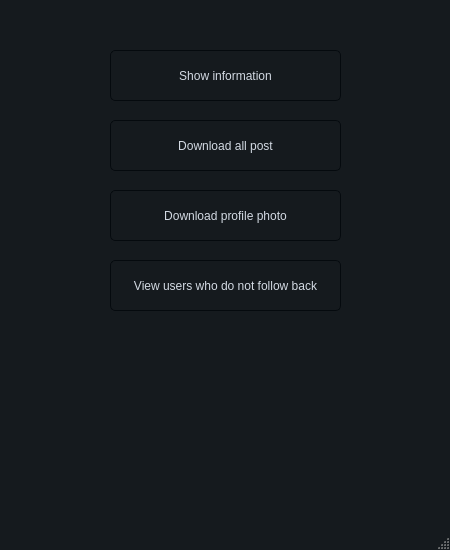
<?xml version="1.0" encoding="UTF-8"?>
<ui version="4.0">
 <class>MainWindow</class>
 <widget class="QMainWindow" name="MainWindow">
  <property name="geometry">
   <rect>
    <x>0</x>
    <y>0</y>
    <width>450</width>
    <height>550</height>
   </rect>
  </property>
  <property name="minimumSize">
   <size>
    <width>450</width>
    <height>550</height>
   </size>
  </property>
  <property name="maximumSize">
   <size>
    <width>450</width>
    <height>550</height>
   </size>
  </property>
  <property name="windowTitle">
   <string>MainWindow</string>
  </property>
  <property name="styleSheet">
   <string notr="true">/*
ManjaroMix Style Sheet for QT Applications
Author: Jaime A. Quiroga P.
Company: GTRONICK
Last updated: 25/02/2020, 15:42.
Available at: https://github.com/GTRONICK/QSS/blob/master/ManjaroMix.qss
*/
QMainWindow {
	background-color:#151a1e;
}
QCalendar {
	background-color: #151a1e;
}
QTextEdit {
	border-width: 1px;
	border-style: solid;
	border-color: #4fa08b;
	background-color: #222b2e;
	color: #d3dae3;
}
QPlainTextEdit {
	border-width: 1px;
	border-style: solid;
	border-color: #4fa08b;
	background-color: #222b2e;
	color: #d3dae3;
}
QToolButton {
	border-style: solid;
	border-top-color: qlineargradient(spread:pad, x1:0.5, y1:1, x2:0.5, y2:0, stop:0 rgb(215, 215, 215), stop:1 rgb(222, 222, 222));
	border-right-color: qlineargradient(spread:pad, x1:0, y1:0.5, x2:1, y2:0.5, stop:0 rgb(217, 217, 217), stop:1 rgb(227, 227, 227));
	border-left-color: qlineargradient(spread:pad, x1:0, y1:0.5, x2:1, y2:0.5, stop:0 rgb(227, 227, 227), stop:1 rgb(217, 217, 217));
	border-bottom-color: qlineargradient(spread:pad, x1:0.5, y1:1, x2:0.5, y2:0, stop:0 rgb(215, 215, 215), stop:1 rgb(222, 222, 222));
	border-width: 1px;
	border-radius: 5px;
	color: #d3dae3;
	padding: 2px;
	background-color: rgb(255,255,255);
}
QToolButton:hover{
	border-style: solid;
	border-top-color: qlineargradient(spread:pad, x1:0.5, y1:1, x2:0.5, y2:0, stop:0 rgb(195, 195, 195), stop:1 rgb(222, 222, 222));
	border-right-color: qlineargradient(spread:pad, x1:0, y1:0.5, x2:1, y2:0.5, stop:0 rgb(197, 197, 197), stop:1 rgb(227, 227, 227));
	border-left-color: qlineargradient(spread:pad, x1:0, y1:0.5, x2:1, y2:0.5, stop:0 rgb(227, 227, 227), stop:1 rgb(197, 197, 197));
	border-bottom-color: qlineargradient(spread:pad, x1:0.5, y1:1, x2:0.5, y2:0, stop:0 rgb(195, 195, 195), stop:1 rgb(222, 222, 222));
	border-width: 1px;
	border-radius: 5px;
	color: rgb(0,0,0);
	padding: 2px;
	background-color: rgb(255,255,255);
}
QToolButton:pressed{
	border-style: solid;
	border-top-color: qlineargradient(spread:pad, x1:0.5, y1:1, x2:0.5, y2:0, stop:0 rgb(215, 215, 215), stop:1 rgb(222, 222, 222));
	border-right-color: qlineargradient(spread:pad, x1:0, y1:0.5, x2:1, y2:0.5, stop:0 rgb(217, 217, 217), stop:1 rgb(227, 227, 227));
	border-left-color: qlineargradient(spread:pad, x1:0, y1:0.5, x2:1, y2:0.5, stop:0 rgb(227, 227, 227), stop:1 rgb(217, 217, 217));
	border-bottom-color: qlineargradient(spread:pad, x1:0.5, y1:1, x2:0.5, y2:0, stop:0 rgb(215, 215, 215), stop:1 rgb(222, 222, 222));
	border-width: 1px;
	border-radius: 5px;
	color: rgb(0,0,0);
	padding: 2px;
	background-color: rgb(142,142,142);
}
QPushButton{
	border-style: solid;
	border-color: #050a0e;
	border-width: 1px;
	border-radius: 5px;
	color: #d3dae3;
	padding: 2px;
	background-color: #151a1e;
}
QPushButton::default{
	border-style: solid;
	border-color: #050a0e;
	border-width: 1px;
	border-radius: 5px;
	color: #FFFFFF;
	padding: 2px;
	background-color: #151a1e;;
}
QPushButton:hover{
	border-style: solid;
	border-color: #050a0e;
	border-width: 1px;
	border-radius: 5px;
	color: #d3dae3;
	padding: 2px;
	background-color: #1c1f1f;
}
QPushButton:pressed{
	border-style: solid;
	border-color: #050a0e;
	border-width: 1px;
	border-radius: 5px;
	color: #d3dae3;
	padding: 2px;
	background-color: #2c2f2f;
}
QPushButton:disabled{
	border-style: solid;
	border-top-color: qlineargradient(spread:pad, x1:0.5, y1:1, x2:0.5, y2:0, stop:0 rgb(215, 215, 215), stop:1 rgb(222, 222, 222));
	border-right-color: qlineargradient(spread:pad, x1:0, y1:0.5, x2:1, y2:0.5, stop:0 rgb(217, 217, 217), stop:1 rgb(227, 227, 227));
	border-left-color: qlineargradient(spread:pad, x1:0, y1:0.5, x2:1, y2:0.5, stop:0 rgb(227, 227, 227), stop:1 rgb(217, 217, 217));
	border-bottom-color: qlineargradient(spread:pad, x1:0.5, y1:1, x2:0.5, y2:0, stop:0 rgb(215, 215, 215), stop:1 rgb(222, 222, 222));
	border-width: 1px;
	border-radius: 5px;
	color: #808086;
	padding: 2px;
	background-color: rgb(142,142,142);
}
QLineEdit {
	border-width: 1px;
	border-style: solid;
	border-color: #4fa08b;
	background-color: #222b2e;
	color: #d3dae3;
}
QLabel {
	color: #d3dae3;
}
QLCDNumber {
	color: #4d9b87;
}
QProgressBar {
	text-align: center;
	color: #d3dae3;
	border-radius: 10px;
	border-color: transparent;
	border-style: solid;
	background-color: #52595d;
}
QProgressBar::chunk {
	background-color: #214037	;
	border-radius: 10px;
}
QMenuBar {
	background-color: #151a1e;
}
QMenuBar::item {
	color: #d3dae3;
  	spacing: 3px;
  	padding: 1px 4px;
	background-color: #151a1e;
}

QMenuBar::item:selected {
  	background-color: #252a2e;
	color: #FFFFFF;
}
QMenu {
	background-color: #151a1e;
}
QMenu::item:selected {
	background-color: #252a2e;
	color: #FFFFFF;
}
QMenu::item {
	color: #d3dae3;
	background-color: #151a1e;
}
QTabWidget {
	color:rgb(0,0,0);
	background-color:#000000;
}
QTabWidget::pane {
		border-color: #050a0e;
		background-color: #1e282c;
		border-style: solid;
		border-width: 1px;
    	border-bottom-left-radius: 4px;
		border-bottom-right-radius: 4px;
}
QTabBar::tab:first {
	border-style: solid;
	border-left-width:1px;
	border-right-width:0px;
	border-top-width:1px;
	border-bottom-width:0px;
	border-top-color: #050a0e;
	border-left-color: #050a0e;
	border-bottom-color: #050a0e;
	border-top-left-radius: 4px;
	color: #d3dae3;
	padding: 3px;
	margin-left:0px;
	background-color: #151a1e;
}
QTabBar::tab:last {
	border-style: solid;
	border-top-width:1px;
	border-left-width:1px;
	border-right-width:1px;
	border-bottom-width:0px;
	border-color: #050a0e;
	border-top-right-radius: 4px;
	color: #d3dae3;
	padding: 3px;
	margin-left:0px;
	background-color: #151a1e;
}
QTabBar::tab {
	border-style: solid;
	border-top-width:1px;
	border-bottom-width:0px;
	border-left-width:1px;
	border-top-color: #050a0e;
	border-left-color: #050a0e;
	border-bottom-color: #050a0e;
	color: #d3dae3;
	padding: 3px;
	margin-left:0px;
	background-color: #151a1e;
}
QTabBar::tab:selected, QTabBar::tab:last:selected, QTabBar::tab:hover {
  	border-style: solid;
  	border-left-width:1px;
	border-bottom-width:0px;
	border-right-color: transparent;
	border-top-color: #050a0e;
	border-left-color: #050a0e;
	border-bottom-color: #050a0e;
	color: #FFFFFF;
	padding: 3px;
	margin-left:0px;
	background-color: #1e282c;
}

QTabBar::tab:selected, QTabBar::tab:first:selected, QTabBar::tab:hover {
  	border-style: solid;
  	border-left-width:1px;
  	border-bottom-width:0px;
  	border-top-width:1px;
	border-right-color: transparent;
	border-top-color: #050a0e;
	border-left-color: #050a0e;
	border-bottom-color: #050a0e;
	color: #FFFFFF;
	padding: 3px;
	margin-left:0px;
	background-color: #1e282c;
}

QCheckBox {
	color: #d3dae3;
	padding: 2px;
}
QCheckBox:disabled {
	color: #808086;
	padding: 2px;
}

QCheckBox:hover {
	border-radius:4px;
	border-style:solid;
	padding-left: 1px;
	padding-right: 1px;
	padding-bottom: 1px;
	padding-top: 1px;
	border-width:1px;
	border-color: transparent;
}
QCheckBox::indicator:checked {

	height: 10px;
	width: 10px;
	border-style:solid;
	border-width: 1px;
	border-color: #4fa08b;
	color: #000000;
	background-color: qradialgradient(cx:0.4, cy:0.4, radius: 1.5,fx:0, fy:0, stop:0 #1e282c, stop:0.3 #1e282c, stop:0.4 #4fa08b, stop:0.5 #1e282c, stop:1 #1e282c);
}
QCheckBox::indicator:unchecked {

	height: 10px;
	width: 10px;
	border-style:solid;
	border-width: 1px;
	border-color: #4fa08b;
	color: #000000;
}
QRadioButton {
	color: #d3dae3;
	padding: 1px;
}
QRadioButton::indicator:checked {
	height: 10px;
	width: 10px;
	border-style:solid;
	border-radius:5px;
	border-width: 1px;
	border-color: #4fa08b;
	color: #a9b7c6;
	background-color: qradialgradient(cx:0.5, cy:0.5, radius:0.4,fx:0.5, fy:0.5, stop:0 #4fa08b, stop:1 #1e282c);
}
QRadioButton::indicator:!checked {
	height: 10px;
	width: 10px;
	border-style:solid;
	border-radius:5px;
	border-width: 1px;
	border-color: #4fa08b;
	color: #a9b7c6;
	background-color: transparent;
}
QStatusBar {
	color:#027f7f;
}
QSpinBox {
	color: #d3dae3;
	background-color: #222b2e;
	border-width: 1px;
	border-style: solid;
	border-color: #4fa08b;
}
QDoubleSpinBox {
	color: #d3dae3;
	background-color: #222b2e;
	border-width: 1px;
	border-style: solid;
	border-color: #4fa08b;
}
QTimeEdit {
	color: #d3dae3;
	background-color: #222b2e;
	border-width: 1px;
	border-style: solid;
	border-color: #4fa08b;
}
QDateTimeEdit {
	color: #d3dae3;
	background-color: #222b2e;
	border-width: 1px;
	border-style: solid;
	border-color: #4fa08b;
}
QDateEdit {
	color: #d3dae3;
	background-color: #222b2e;
	border-width: 1px;
	border-style: solid;
	border-color: #4fa08b;
}
QFontComboBox {
	color: #d3dae3;
	background-color: #222b2e;
	border-width: 1px;
	border-style: solid;
	border-color: #4fa08b;
}
QComboBox {
	color: #d3dae3;
	background-color: #222b2e;
	border-width: 1px;
	border-style: solid;
	border-color: #4fa08b;
}

QDial {
	background: #16a085;
}

QToolBox {
	color: #a9b7c6;
	background-color: #222b2e;
}
QToolBox::tab {
	color: #a9b7c6;
	background-color:#222b2e;
}
QToolBox::tab:selected {
	color: #FFFFFF;
	background-color:#222b2e;
}
QScrollArea {
	color: #FFFFFF;
	background-color:#222b2e;
}
QSlider::groove:horizontal {
	height: 5px;
	background-color: #52595d;
}
QSlider::groove:vertical {
	width: 5px;
	background-color: #52595d;
}
QSlider::handle:horizontal {
	background: #1a2224;
	border-style: solid;
	border-width: 1px;
	border-color: rgb(207,207,207);
	width: 12px;
	margin: -5px 0;
	border-radius: 7px;
}
QSlider::handle:vertical {
	background: #1a2224;
	border-style: solid;
	border-width: 1px;
	border-color: rgb(207,207,207);
	height: 12px;
	margin: 0 -5px;
	border-radius: 7px;
}
QSlider::add-page:horizontal {
    background: #52595d;
}
QSlider::add-page:vertical {
    background: #52595d;
}
QSlider::sub-page:horizontal {
    background-color: #15433a;
}
QSlider::sub-page:vertical {
    background-color: #15433a;
}
QScrollBar:horizontal {
	max-height: 10px;
	border: 1px transparent grey;
	margin: 0px 20px 0px 20px;
	background: transparent;
}
QScrollBar:vertical {
	max-width: 10px;
	border: 1px transparent grey;
	margin: 20px 0px 20px 0px;
	background: transparent;
}
QScrollBar::handle:horizontal {
	background: #52595d;
	border-style: transparent;
	border-radius: 4px;
	min-width: 25px;
}
QScrollBar::handle:horizontal:hover {
	background: #58a492;
	border-style: transparent;
	border-radius: 4px;
	min-width: 25px;
}
QScrollBar::handle:vertical {
	background: #52595d;
	border-style: transparent;
	border-radius: 4px;
	min-height: 25px;
}
QScrollBar::handle:vertical:hover {
	background: #58a492;
	border-style: transparent;
	border-radius: 4px;
	min-height: 25px;
}
QScrollBar::add-line:horizontal {
   border: 2px transparent grey;
   border-top-right-radius: 4px;
   border-bottom-right-radius: 4px;
   background: #15433a;
   width: 20px;
   subcontrol-position: right;
   subcontrol-origin: margin;
}
QScrollBar::add-line:horizontal:pressed {
   border: 2px transparent grey;
   border-top-right-radius: 4px;
   border-bottom-right-radius: 4px;
   background: rgb(181,181,181);
   width: 20px;
   subcontrol-position: right;
   subcontrol-origin: margin;
}
QScrollBar::add-line:vertical {
   border: 2px transparent grey;
   border-bottom-left-radius: 4px;
   border-bottom-right-radius: 4px;
   background: #15433a;
   height: 20px;
   subcontrol-position: bottom;
   subcontrol-origin: margin;
}
QScrollBar::add-line:vertical:pressed {
   border: 2px transparent grey;
   border-bottom-left-radius: 4px;
   border-bottom-right-radius: 4px;
   background: rgb(181,181,181);
   height: 20px;
   subcontrol-position: bottom;
   subcontrol-origin: margin;
}
QScrollBar::sub-line:horizontal {
   border: 2px transparent grey;
   border-top-left-radius: 4px;
   border-bottom-left-radius: 4px;
   background: #15433a;
   width: 20px;
   subcontrol-position: left;
   subcontrol-origin: margin;
}
QScrollBar::sub-line:horizontal:pressed {
   border: 2px transparent grey;
   border-top-left-radius: 4px;
   border-bottom-left-radius: 4px;
   background: rgb(181,181,181);
   width: 20px;
   subcontrol-position: left;
   subcontrol-origin: margin;
}
QScrollBar::sub-line:vertical {
   border: 2px transparent grey;
   border-top-left-radius: 4px;
   border-top-right-radius: 4px;
   background: #15433a;
   height: 20px;
   subcontrol-position: top;
   subcontrol-origin: margin;
}
QScrollBar::sub-line:vertical:pressed {
   border: 2px transparent grey;
   border-top-left-radius: 4px;
   border-top-right-radius: 4px;
   background: rgb(181,181,181);
   height: 20px;
   subcontrol-position: top;
   subcontrol-origin: margin;
}

QScrollBar::add-page:horizontal, QScrollBar::sub-page:horizontal {
   background: none;
}
QScrollBar::add-page:vertical, QScrollBar::sub-page:vertical {
   background: none;
}</string>
  </property>
  <widget class="QWidget" name="centralwidget">
   <widget class="QPushButton" name="pushButton_show_information">
    <property name="geometry">
     <rect>
      <x>110</x>
      <y>50</y>
      <width>231</width>
      <height>51</height>
     </rect>
    </property>
    <property name="text">
     <string>Show information</string>
    </property>
   </widget>
   <widget class="QPushButton" name="pushButton_fb">
    <property name="geometry">
     <rect>
      <x>110</x>
      <y>260</y>
      <width>231</width>
      <height>51</height>
     </rect>
    </property>
    <property name="text">
     <string>View users who do not follow back</string>
    </property>
   </widget>
   <widget class="QPushButton" name="pushButton_download_profile_photo">
    <property name="geometry">
     <rect>
      <x>110</x>
      <y>190</y>
      <width>231</width>
      <height>51</height>
     </rect>
    </property>
    <property name="text">
     <string>Download profile photo</string>
    </property>
   </widget>
   <widget class="QPushButton" name="pushButton_download_all_post">
    <property name="geometry">
     <rect>
      <x>110</x>
      <y>120</y>
      <width>231</width>
      <height>51</height>
     </rect>
    </property>
    <property name="text">
     <string>Download all post</string>
    </property>
   </widget>
  </widget>
  <widget class="QMenuBar" name="menubar">
   <property name="geometry">
    <rect>
     <x>0</x>
     <y>0</y>
     <width>450</width>
     <height>23</height>
    </rect>
   </property>
  </widget>
  <widget class="QStatusBar" name="statusbar"/>
 </widget>
 <resources/>
 <connections/>
</ui>
